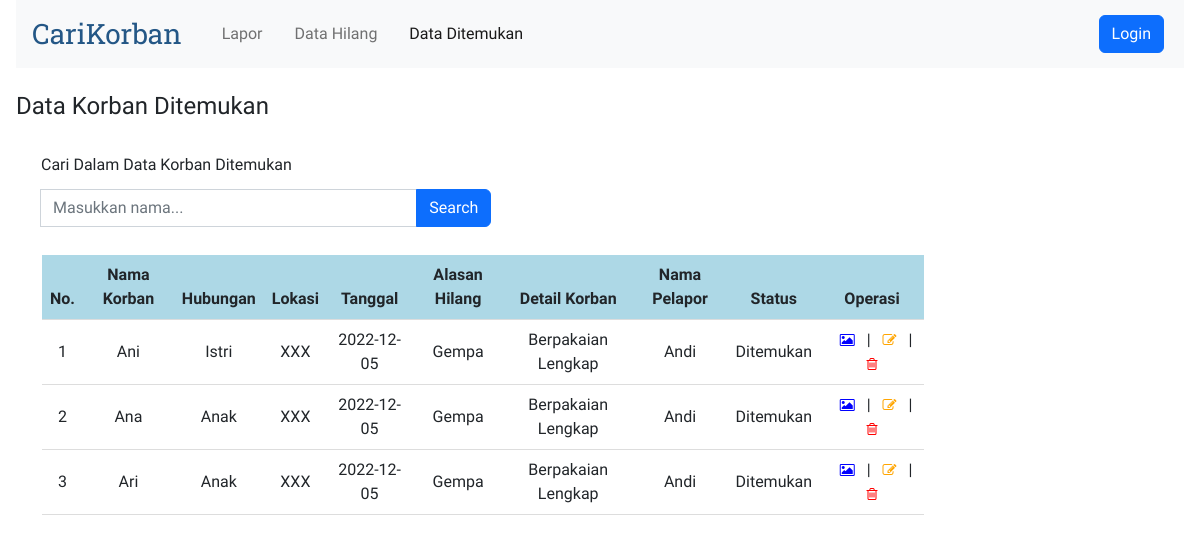
Before: /views/dataditemukan.php with the older database file.
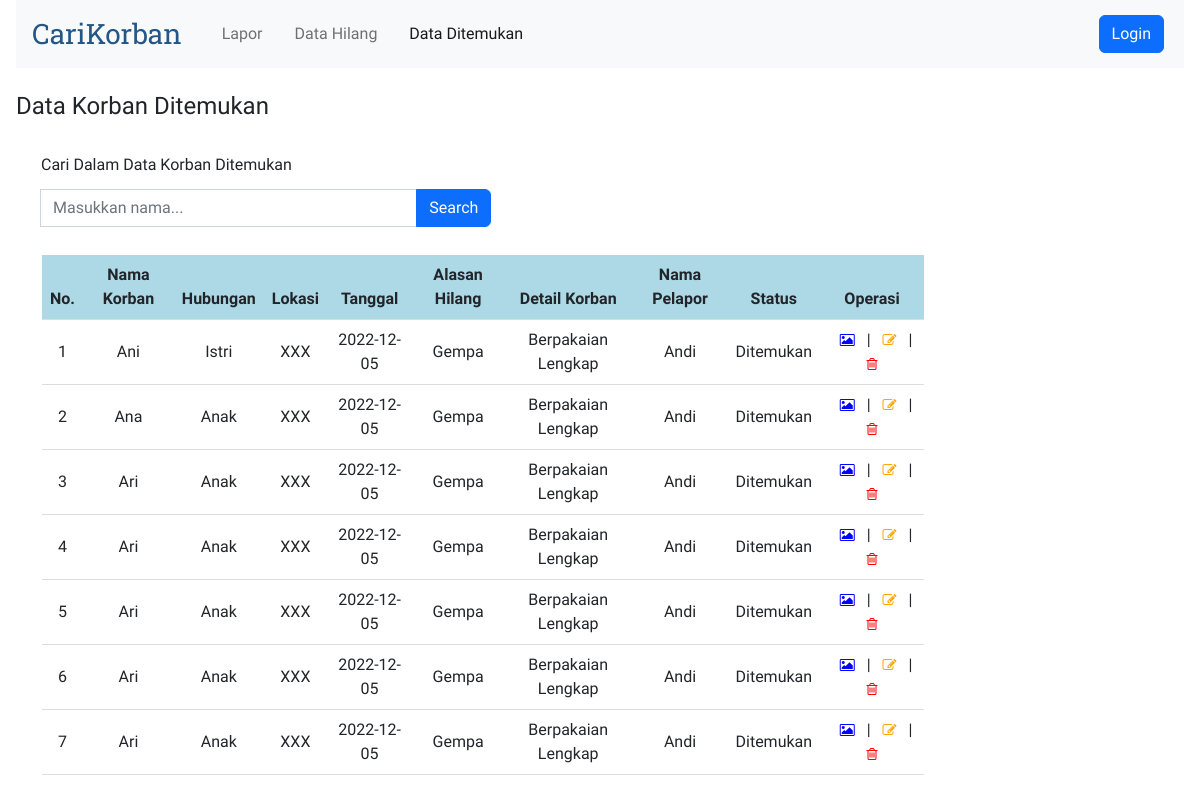
After: the same page with the newer database file.
### tables this page shows
CREATE TABLE `korban` (
  `idx` int(11) NOT NULL,
  `nama_korban` varchar(30) NOT NULL,
  `hubungan` varchar(10) NOT NULL,
  `lokasi` varchar(20) NOT NULL,
  `tanggal` varchar(30) NOT NULL,
  `alasan_hilang` varchar(30) NOT NULL,
  `detail` varchar(255) NOT NULL,
  `nama_pelapor` varchar(30) NOT NULL,
  `telepon` varchar(30) NOT NULL,
  `email` varchar(30) NOT NULL,
  `status` varchar(30) NOT NULL,
  `nama_gambar` varchar(255),
  `file_gambar` longblob
);

### connection.php (called while the page is built)
<?php
abstract class Connection
{
    protected function get_connection()
    {
        $host = "localhost";
        $database = "carikorban";
        $username = "root";
        $password = "";
        $connect = new mysqli($host, $username, $password, $database);
        return $connect;
    }
}

### models/korban.php (called while the page is built, shortened)
<?php
include '..\connection.php';
class KorbanDitemukan extends Korban
{
    private $conn;
    public function __construct()
    {
        $this->conn = $this->get_connection();
    }
    public function tampil_data()
    {
        $sql = "SELECT * FROM korban WHERE status = 'Ditemukan'";
        $bind = $this->conn->query($sql);
        while ($obj = $bind->fetch_object()) {
            $baris[] = $obj;
        }
        if (!empty($baris)) {
            return $baris;
        }
    }
}

### views/dataditemukan.php (the view, shortened to what this page needs)
<?php
include '..\models\korban.php';
$model2 = new KorbanDitemukan();
$index = 1;
?>
<!doctype html>
<html lang="en">
<head>
    <link rel="stylesheet" href="https://cdnjs.cloudflare.com/ajax/libs/font-awesome/4.7.0/css/font-awesome.min.css">
    <link href="https://cdn.jsdelivr.net/npm/bootstrap@5.2.3/dist/css/bootstrap.min.css" rel="stylesheet"
>
</head>
<body>
    <div>
        <nav class="navbar navbar-expand-lg bg-light">
            <div class="container-fluid">
                <a class="navbar-brand logo" href="#">CariKorban</a>
                <div class="collapse navbar-collapse" id="navbarCollapse">
                    <ul class="navbar-nav me-auto mb-2 mb-lg-0">
                        <li class="nav-item">
                            <a class="nav-link" aria-current="page" href="lapor.php">Lapor</a>
                        </li>
                        <li class="nav-item">
                            <a class="nav-link" href="datahilang.php">Data Hilang</a>
                        </li>
                        <li class="nav-item">
                            <a class="nav-link active" href="dataditemukan.php">Data Ditemukan</a>
                        </li>
                    </ul>
                    <?php
                    if ($_SESSION['role'] == 'Admin') { ?>
                        <a href="logout.php"><button type="button"
                                class="d-flex btn btn-danger my-2 my-sm-0">Logout</button></a>
                        <?php
                    } else { ?>
                        <a href="login.php"><button type="button"
                                class="d-flex btn btn-primary my-2 my-sm-0">Login</button></a>
                        <?php
                    } ?>
                </div>
            </div>
        </nav>
        <br>
        <h4>Data Korban Ditemukan</h4>
        <br>
        <form action="dataditemukan.php" method="get">
            <label class="form-label">Cari Dalam Data Korban Ditemukan</label>
            <div class="input-group my-1" style="width: 40%;">
                <br>
                <input class="form-control" type="search" name="cari" placeholder="Masukkan nama...">
                <button class="btn btn-primary" type="submit" id="button-addon2" value="cari">Search</button>
            </div>
        </form>
        <br>
        <table class="table align-middle mb-0 bg-white">
            <thead style="background-color: lightblue;">
                <tr>
                    <th>No.</th>
                    <th>Nama Korban</th>
                    <th>Hubungan</th>
                    <th>Lokasi</th>
                    <th>Tanggal</th>
                    <th>Alasan Hilang</th>
                    <th>Detail Korban</th>
                    <th>Nama Pelapor</th>
                    <th>Status</th>
                    <?php if ($_SESSION['role'] == 'Guest') { ?>
                        <th><a title="Lihat Foto">Foto Korban</a></th>
                    <?php } else { ?>
                        <th><a title="Operasi">Operasi</a></th>
                    <?php } ?>
                </tr>
            </thead>
            <tbody>
                <?php
                if (isset($_GET['cari'])) {
                    $cari = $_GET['cari'];
                    $result = $model2->search($cari);
                } else {
                    $result = $model2->tampil_data();
                }
                if (!empty($result)) {
                    foreach ($result as $data): ?>
                        <tr>
                            <td>
                                <?= $index++ ?>
                            </td>
                            <td>
                                <?= $data->nama_korban ?>
                            </td>
                            <td>
                                <?= $data->hubungan ?>
                            </td>
                            <td>
                                <?= $data->lokasi ?>
                            </td>
                            <td>
                                <?= $data->tanggal ?>
                            </td>
                            <td>
                                <?= $data->alasan_hilang ?>
                            </td>
                            <td>
                                <?= $data->detail ?>
                            </td>
                            <td>
                                <?= $data->nama_pelapor ?>
                            </td>
                            <td>
                                <?= $data->status ?>
                            </td>
                            <td>
                                <?php if ($_SESSION['role'] == 'Guest') { ?>
                                    <a title="Lihat Foto" name="foto" id="foto" target="_blank" rel="noopener noreferrer"
                                        href="lihatfoto.php?idx=<?= $data->idx ?>"><i class="fa fa-picture-o"
                                            style="font-size:14px;color:blue"></i></a>
                                <?php } else { ?>
                                    <a title="Lihat Foto" name="foto" id="foto" target="_blank" rel="noopener noreferrer"
                                        href="lihatfoto.php?idx=<?= $data->idx ?>"><i class="fa fa-picture-o"
                                            style="font-size:14px;color:blue"></i></a>
                                    |
                                    <a title="Ubah" name="edit" id="edit" href="edit.php?idx=<?= $data->idx ?>"><i
                                            class="fa fa-edit" style="font-size:14px;color:orange"></i></a>
                                    |
                                    <a title="Hapus" name="hapus" id="hapus" href="..\models\process.php?idx=<?= $data->idx ?>"><i
                                            class="fa fa-trash-o" style="font-size:14px;color:red"></i></a>
                                <?php } ?>
                            </td>
                        </tr>
                    <?php endforeach;
                } else { ?>
                    <tr>
                        <td colspan="9">Belum ada data korban ditemukan.</td>
                    </tr>
                <?php } ?>
            </tbody>
        </table>
    </div>
</body>
</html>

### views/dataditemukan.php (style rules this page uses)
*, html, body { margin: 0 4px; padding: 0; }
body { font-family: 'Readex Pro'; }
a { text-decoration: none; }
.logo { font-family: 'Roboto Slab'; font-size: 28px; color: #245786; }
form { margin: 0 25px; }
.table { width: 75%; text-align: center; border-bottom: 1px solid #ddd; border-collapse: collapse; margin: 0 30px; }

Changed rows visible on the page:
added korban: nama_korban "Ari", hubungan "Anak", lokasi "XXX", tanggal "2022-12-05", alasan_hilang "Gempa", detail "Berpakaian Lengkap", nama_pelapor "Andi", status "Ditemukan"
added korban: nama_korban "Ari", hubungan "Anak", lokasi "XXX", tanggal "2022-12-05", alasan_hilang "Gempa", detail "Berpakaian Lengkap", nama_pelapor "Andi", status "Ditemukan"
added korban: nama_korban "Ari", hubungan "Anak", lokasi "XXX", tanggal "2022-12-05", alasan_hilang "Gempa", detail "Berpakaian Lengkap", nama_pelapor "Andi", status "Ditemukan"
added korban: nama_korban "Ari", hubungan "Anak", lokasi "XXX", tanggal "2022-12-05", alasan_hilang "Gempa", detail "Berpakaian Lengkap", nama_pelapor "Andi", status "Ditemukan"
